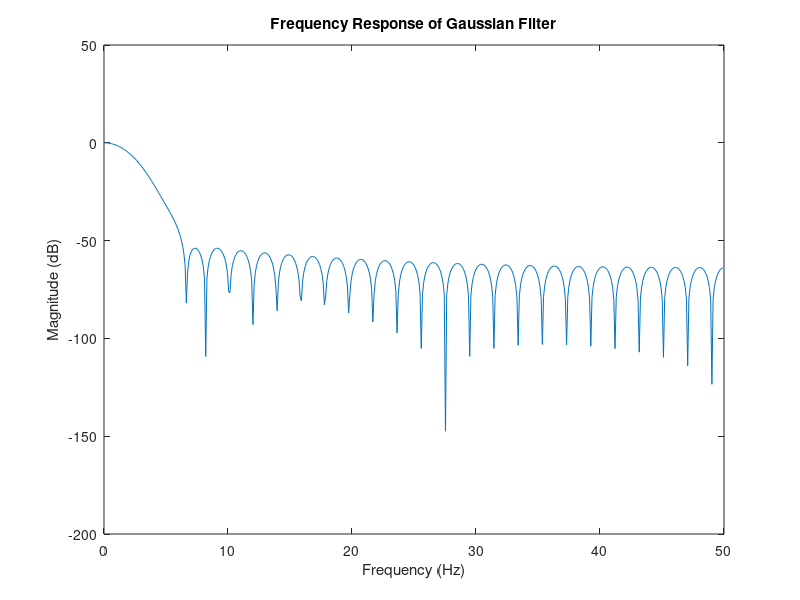

Source code (MATLAB):
clear all
L = 51;
sigma = 0.35;
h = zeros(L,1);
for i=1:length(h)
    h(i) = exp(-0.5 * ((i-1 - (L-1)/2)/(sigma*(L-1)/2))^2);
end
% Normalization
h = h ./ sum(h);
[a,w] = freqz(h);
w = w * (50/pi);
plot(w,mag2db(abs(a)))
title('Frequency Response of Gaussian Filter')
xlabel('Frequency (Hz)')
ylabel('Magnitude (dB)')